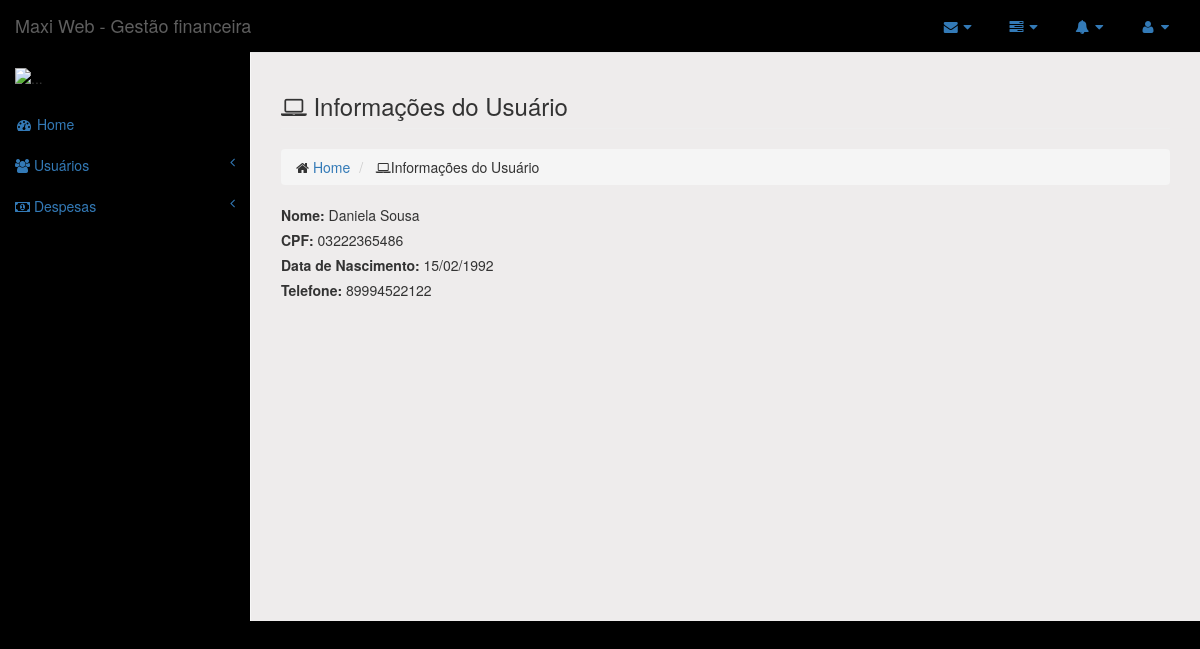
Screenshot of /financeiro/usuarios/1/ with the database file from the repository.
### financeiro/models.py (models this page shows)
class Usuario(models.Model):
    nome = models.CharField(max_length=50)
    cpf = models.CharField(max_length=11)
    data_nasc = models.DateField()
    tel = models.CharField(max_length=11)

### financeiro/views.py (the view)
# urls.py: path('usuarios/<int:usuario_id>/', views.usuario_show),
def usuario_show(request, usuario_id):
    usuario = Usuario.objects.get(pk=usuario_id)
    return render(request, 'usuarios/show.html', {'usuario': usuario})

### financeiro/templates/usuarios/show.html
{% extends "base.html" %} {% block daniela %}
<div class="row">
    <div class="col-lg-12">
        <h3 class="page-header">
            <i class="fa fa-laptop"></i> Informações do Usuário </h3>
        <ol class="breadcrumb">
            <li>
                <i class="fa fa-home"></i>
                <a href="/financeiro/">Home</a>
            </li>
            <li>
                <i class="fa fa-laptop"></i>Informações do Usuário</li>
        </ol>
    </div>
</div>
<div class="row">
    <div class="col-md-12 ">
        <div>
            <label> Nome: </label>
            {{usuario.nome}}
        </div>
        <div>
            <label>CPF: </label>
            {{usuario.cpf}}
        </div>
        <div>
            <label>Data de Nascimento: </label>
            {{usuario.data_nasc | date:"d/m/Y"}}
        </div>
        <div>
            <label>Telefone: </label>
            {{usuario.tel}}
        </div>
    </div>
</div>
{% endblock %}

### rows the page displays
Usuario: nome "Daniela Sousa", cpf "03222365486", data_nasc "15/02/1992", tel "89994522122"
